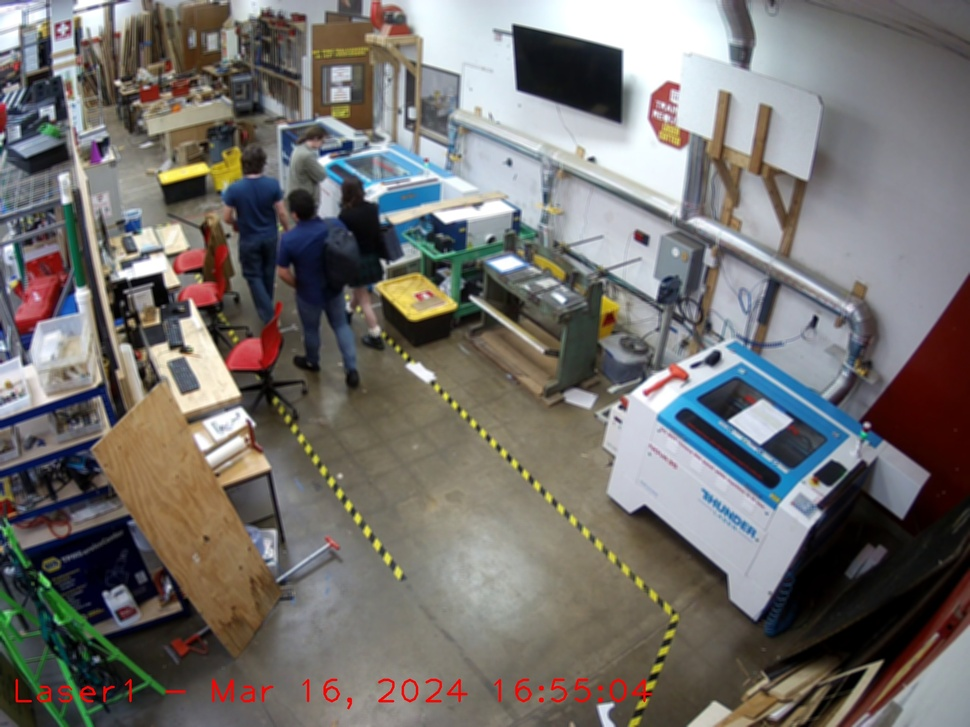
#> input picture images_curated/Laser1/2024-03-16-16-55-56_frame_Laser1.jpg, 970 x 727 px, shrunk from 2048 x 1536 before the run, found by its file name
$ python 03-try-gradients.py   (older library calls are emulated)
#> lines starting #> are read from the running program, lines starting #| are printed output that depends on the picture
import cv2
import numpy as np
import matplotlib.pyplot as plt

# https://medium.com/@haidarlina4/image-gradient-concept-and-application-31c6faef45dd

def compute_gradients(image):
  # [10 lines of commented-out code are left out]

  padded_image = np.pad(image, ((1,1), (1,1)), mode='edge')

  dx_filter = np.array([[-1,0,1], [-2,0,2], [-1,0,1]])
  dy_filter = np.array([[-1,-2,-1], [0,0,0], [1,2,1]])

  gradient_x = cv2.filter2D(padded_image, -1, dx_filter)
  gradient_y = cv2.filter2D(padded_image, -1, dy_filter)

  return gradient_x, gradient_y

image = cv2.imread('images/Laser1/2024-03-16-16-55-56_frame_Laser1.jpg', cv2.IMREAD_GRAYSCALE)
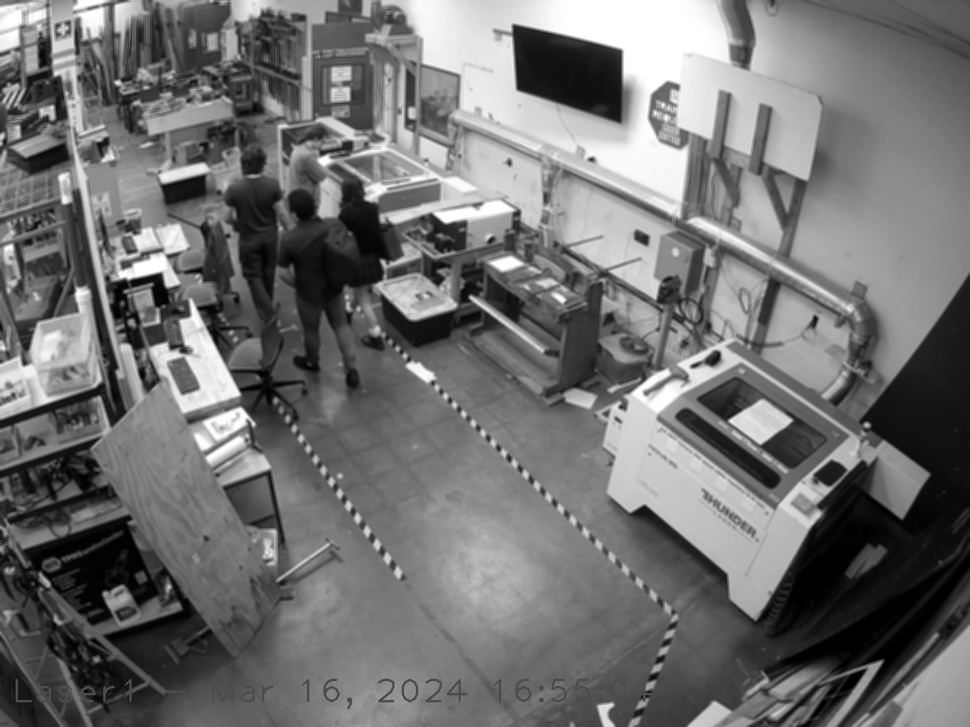
#> image: shape (727, 970); min 0, max 255, mean 112.9

# gradient_x = cv2.Sobel(image, cv2.CV_64F, 1, 0, ksize=3)
# gradient_y = cv2.Sobel(image, cv2.CV_64F, 0, 1, ksize=3)

gradient_x, gradient_y = compute_gradients(image)
#> in compute_gradients, `gradient_x = cv2.filter2D(padded_image, -1, dx_filter)`:
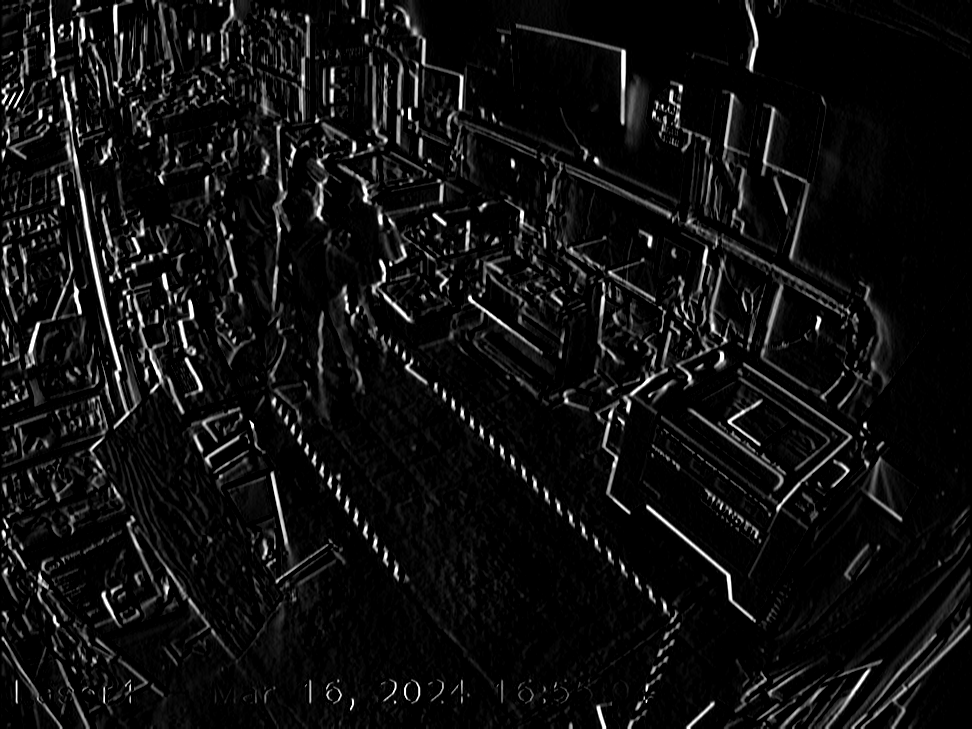
#> gradient_x: shape (729, 972); min 0, max 255, mean 15.7
#> in compute_gradients, `gradient_y = cv2.filter2D(padded_image, -1, dy_filter)`:
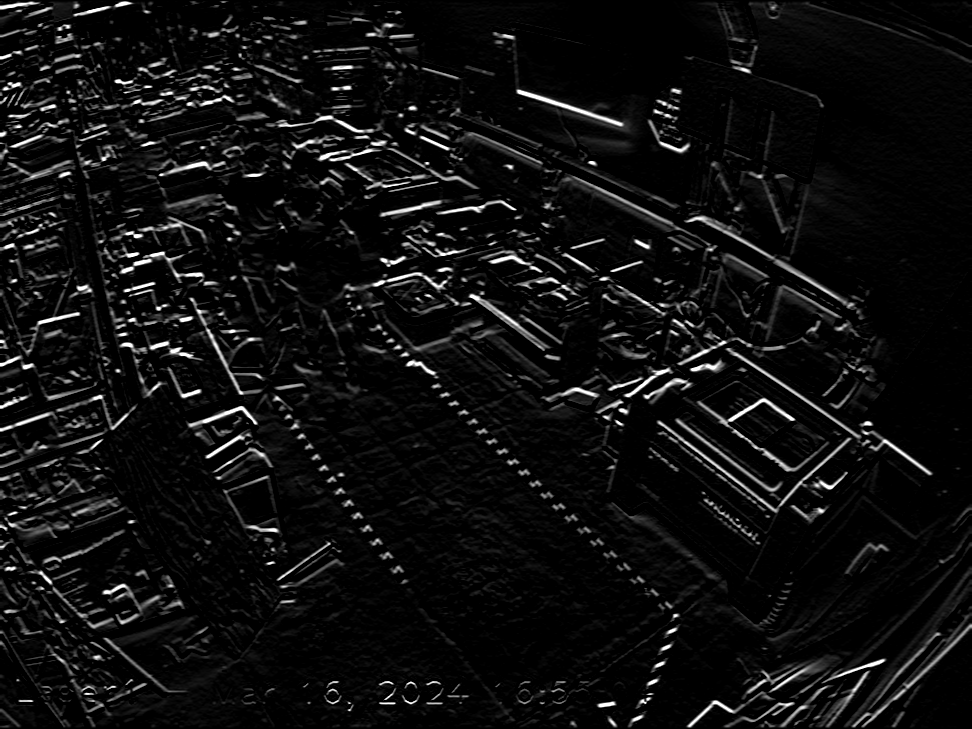
#> gradient_y: shape (729, 972); min 0, max 255, mean 15.3


plt.subplot(1,3,1)
plt.imshow(image, cmap='gray')
plt.title('og')
plt.axis('off')

plt.subplot(1,3,2)
plt.imshow(gradient_x, cmap='gray')
plt.title('grade on x')
plt.axis('off')

plt.subplot(1,3,3)
plt.imshow(gradient_y, cmap='gray')
plt.title('grade on y')
plt.axis('off')

plt.show()
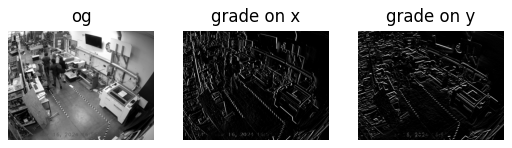
#> figure drawn by matplotlib, 3 panels
